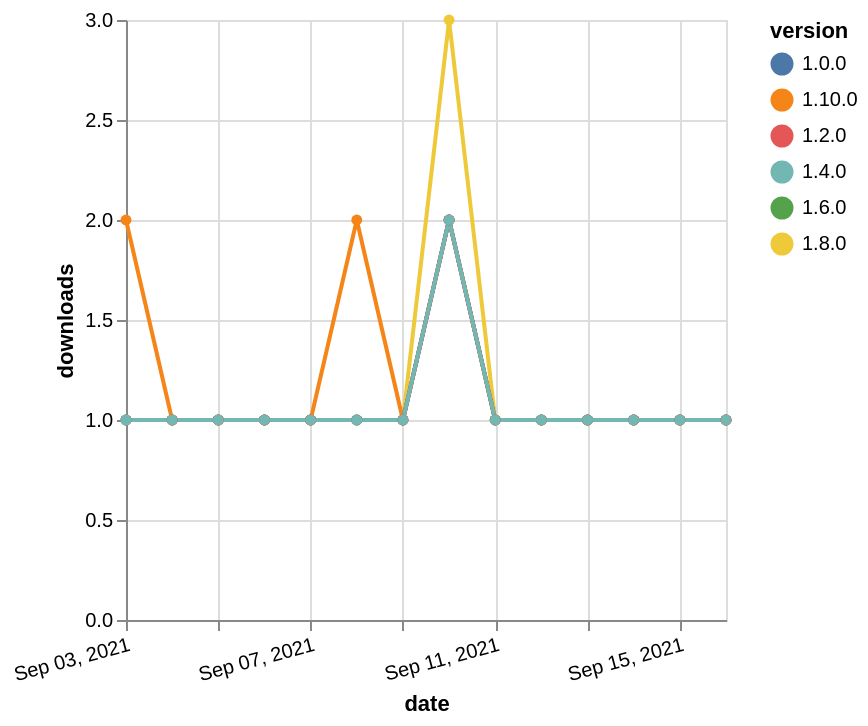

Vega-Lite specification stored for this chart:
### Vega-Lite specification from a JSON file in a GitHub repository (floating-point values rounded to 4 significant figures)
{"$schema": "https://vega.github.io/schema/vega-lite/v5.json", "description": "A simple bar chart with embedded data.", "data": {"values": [{"date": "2021-09-03", "total": 166, "delta": 1, "version": "1.6.0"}, {"date": "2021-09-04", "total": 167, "delta": 1, "version": "1.6.0"}, {"date": "2021-09-05", "total": 168, "delta": 1, "version": "1.6.0"}, {"date": "2021-09-06", "total": 169, "delta": 1, "version": "1.6.0"}, {"date": "2021-09-07", "total": 170, "delta": 1, "version": "1.6.0"}, {"date": "2021-09-08", "total": 171, "delta": 1, "version": "1.6.0"}, {"date": "2021-09-09", "total": 172, "delta": 1, "version": "1.6.0"}, {"date": "2021-09-10", "total": 174, "delta": 2, "version": "1.6.0"}, {"date": "2021-09-11", "total": 175, "delta": 1, "version": "1.6.0"}, {"date": "2021-09-12", "total": 176, "delta": 1, "version": "1.6.0"}, {"date": "2021-09-13", "total": 177, "delta": 1, "version": "1.6.0"}, {"date": "2021-09-14", "total": 178, "delta": 1, "version": "1.6.0"}, {"date": "2021-09-15", "total": 179, "delta": 1, "version": "1.6.0"}, {"date": "2021-09-16", "total": 180, "delta": 1, "version": "1.6.0"}, {"date": "2021-09-03", "total": 191, "delta": 1, "version": "1.8.0"}, {"date": "2021-09-04", "total": 192, "delta": 1, "version": "1.8.0"}, {"date": "2021-09-05", "total": 193, "delta": 1, "version": "1.8.0"}, {"date": "2021-09-06", "total": 194, "delta": 1, "version": "1.8.0"}, {"date": "2021-09-07", "total": 195, "delta": 1, "version": "1.8.0"}, {"date": "2021-09-08", "total": 196, "delta": 1, "version": "1.8.0"}, {"date": "2021-09-09", "total": 197, "delta": 1, "version": "1.8.0"}, {"date": "2021-09-10", "total": 200, "delta": 3, "version": "1.8.0"}, {"date": "2021-09-11", "total": 201, "delta": 1, "version": "1.8.0"}, {"date": "2021-09-12", "total": 202, "delta": 1, "version": "1.8.0"}, {"date": "2021-09-13", "total": 203, "delta": 1, "version": "1.8.0"}, {"date": "2021-09-14", "total": 204, "delta": 1, "version": "1.8.0"}, {"date": "2021-09-15", "total": 205, "delta": 1, "version": "1.8.0"}, {"date": "2021-09-16", "total": 206, "delta": 1, "version": "1.8.0"}, {"date": "2021-09-03", "total": 124, "delta": 2, "version": "1.10.0"}, {"date": "2021-09-04", "total": 125, "delta": 1, "version": "1.10.0"}, {"date": "2021-09-05", "total": 126, "delta": 1, "version": "1.10.0"}, {"date": "2021-09-06", "total": 127, "delta": 1, "version": "1.10.0"}, {"date": "2021-09-07", "total": 128, "delta": 1, "version": "1.10.0"}, {"date": "2021-09-08", "total": 130, "delta": 2, "version": "1.10.0"}, {"date": "2021-09-09", "total": 131, "delta": 1, "version": "1.10.0"}, {"date": "2021-09-10", "total": 133, "delta": 2, "version": "1.10.0"}, {"date": "2021-09-11", "total": 134, "delta": 1, "version": "1.10.0"}, {"date": "2021-09-12", "total": 135, "delta": 1, "version": "1.10.0"}, {"date": "2021-09-13", "total": 136, "delta": 1, "version": "1.10.0"}, {"date": "2021-09-14", "total": 137, "delta": 1, "version": "1.10.0"}, {"date": "2021-09-15", "total": 138, "delta": 1, "version": "1.10.0"}, {"date": "2021-09-16", "total": 139, "delta": 1, "version": "1.10.0"}, {"date": "2021-09-03", "total": 247, "delta": 1, "version": "1.0.0"}, {"date": "2021-09-04", "total": 248, "delta": 1, "version": "1.0.0"}, {"date": "2021-09-05", "total": 249, "delta": 1, "version": "1.0.0"}, {"date": "2021-09-06", "total": 250, "delta": 1, "version": "1.0.0"}, {"date": "2021-09-07", "total": 251, "delta": 1, "version": "1.0.0"}, {"date": "2021-09-08", "total": 252, "delta": 1, "version": "1.0.0"}, {"date": "2021-09-09", "total": 253, "delta": 1, "version": "1.0.0"}, {"date": "2021-09-10", "total": 255, "delta": 2, "version": "1.0.0"}, {"date": "2021-09-11", "total": 256, "delta": 1, "version": "1.0.0"}, {"date": "2021-09-12", "total": 257, "delta": 1, "version": "1.0.0"}, {"date": "2021-09-13", "total": 258, "delta": 1, "version": "1.0.0"}, {"date": "2021-09-14", "total": 259, "delta": 1, "version": "1.0.0"}, {"date": "2021-09-15", "total": 260, "delta": 1, "version": "1.0.0"}, {"date": "2021-09-16", "total": 261, "delta": 1, "version": "1.0.0"}, {"date": "2021-09-03", "total": 196, "delta": 1, "version": "1.2.0"}, {"date": "2021-09-04", "total": 197, "delta": 1, "version": "1.2.0"}, {"date": "2021-09-05", "total": 198, "delta": 1, "version": "1.2.0"}, {"date": "2021-09-06", "total": 199, "delta": 1, "version": "1.2.0"}, {"date": "2021-09-07", "total": 200, "delta": 1, "version": "1.2.0"}, {"date": "2021-09-08", "total": 201, "delta": 1, "version": "1.2.0"}, {"date": "2021-09-09", "total": 202, "delta": 1, "version": "1.2.0"}, {"date": "2021-09-10", "total": 204, "delta": 2, "version": "1.2.0"}, {"date": "2021-09-11", "total": 205, "delta": 1, "version": "1.2.0"}, {"date": "2021-09-12", "total": 206, "delta": 1, "version": "1.2.0"}, {"date": "2021-09-13", "total": 207, "delta": 1, "version": "1.2.0"}, {"date": "2021-09-14", "total": 208, "delta": 1, "version": "1.2.0"}, {"date": "2021-09-15", "total": 209, "delta": 1, "version": "1.2.0"}, {"date": "2021-09-16", "total": 210, "delta": 1, "version": "1.2.0"}, {"date": "2021-09-03", "total": 185, "delta": 1, "version": "1.4.0"}, {"date": "2021-09-04", "total": 186, "delta": 1, "version": "1.4.0"}, {"date": "2021-09-05", "total": 187, "delta": 1, "version": "1.4.0"}, {"date": "2021-09-06", "total": 188, "delta": 1, "version": "1.4.0"}, {"date": "2021-09-07", "total": 189, "delta": 1, "version": "1.4.0"}, {"date": "2021-09-08", "total": 190, "delta": 1, "version": "1.4.0"}, {"date": "2021-09-09", "total": 191, "delta": 1, "version": "1.4.0"}, {"date": "2021-09-10", "total": 193, "delta": 2, "version": "1.4.0"}, {"date": "2021-09-11", "total": 194, "delta": 1, "version": "1.4.0"}, {"date": "2021-09-12", "total": 195, "delta": 1, "version": "1.4.0"}, {"date": "2021-09-13", "total": 196, "delta": 1, "version": "1.4.0"}, {"date": "2021-09-14", "total": 197, "delta": 1, "version": "1.4.0"}, {"date": "2021-09-15", "total": 198, "delta": 1, "version": "1.4.0"}, {"date": "2021-09-16", "total": 199, "delta": 1, "version": "1.4.0"}]}, "width": "container", "mark": {"type": "line", "point": {"filled": true}}, "encoding": {"x": {"field": "date", "type": "temporal", "timeUnit": "yearmonthdate", "title": "date", "axis": {"labelAngle": -15}}, "y": {"field": "delta", "type": "quantitative", "title": "downloads"}, "color": {"field": "version", "type": "nominal"}, "tooltip": {"field": "delta"}}}
